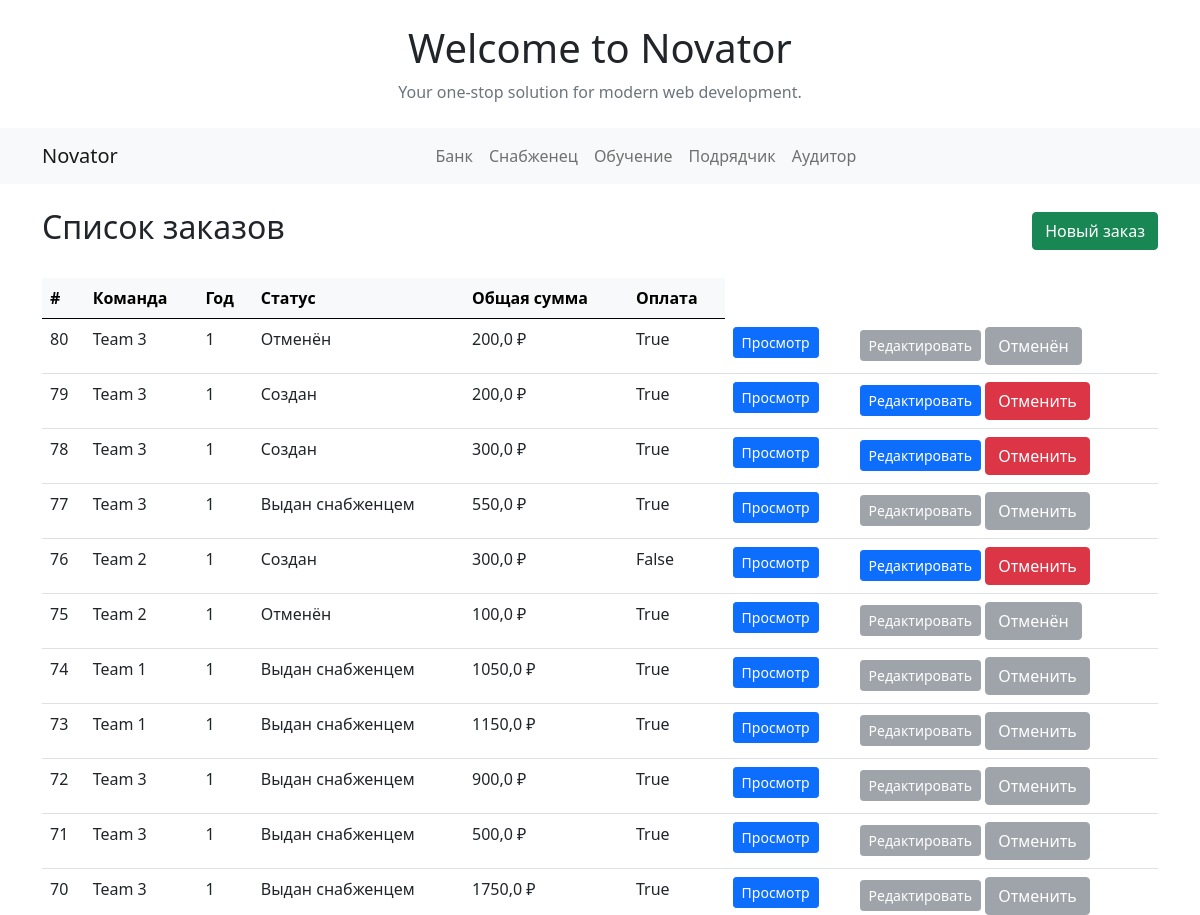
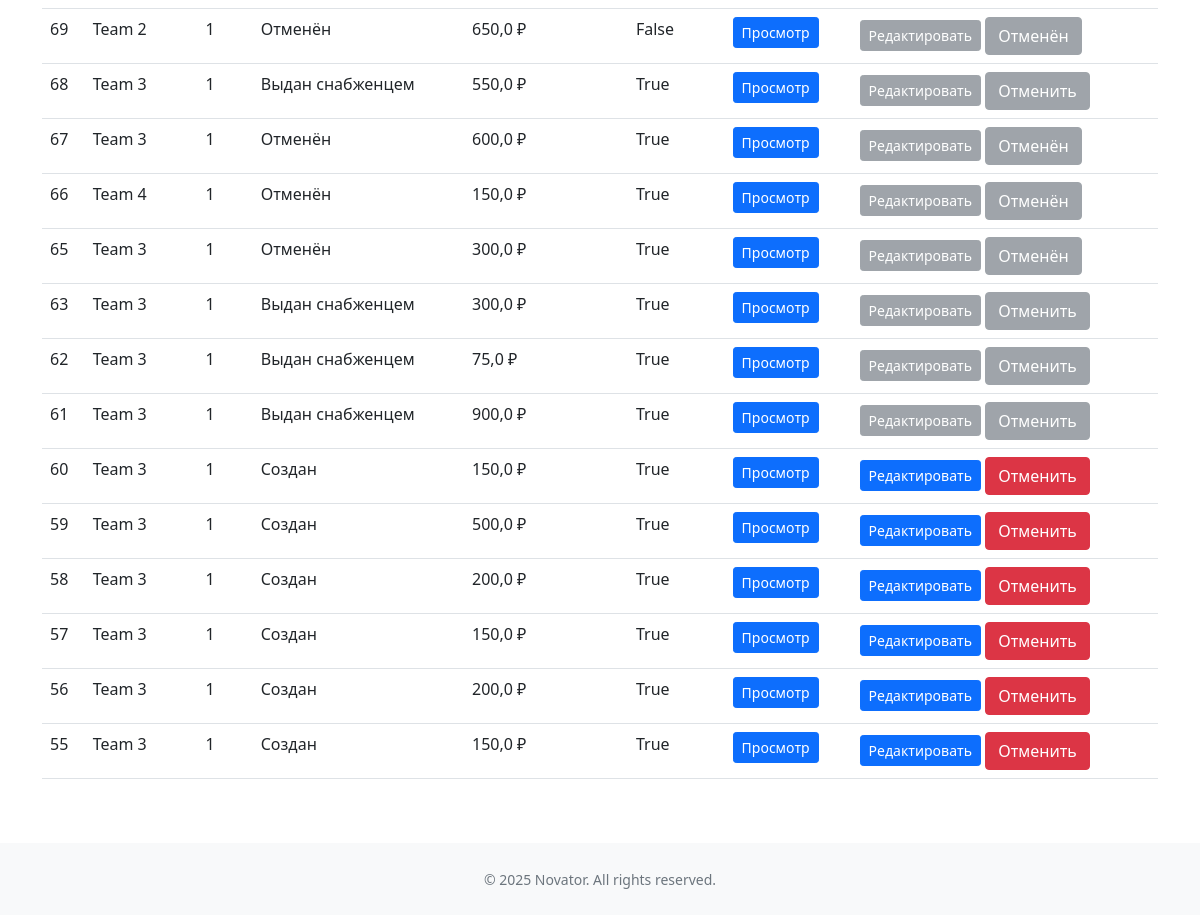
The page /bank/zakaz_list/ (signed in) on the database as committed earlier (2 pictures, top to bottom).
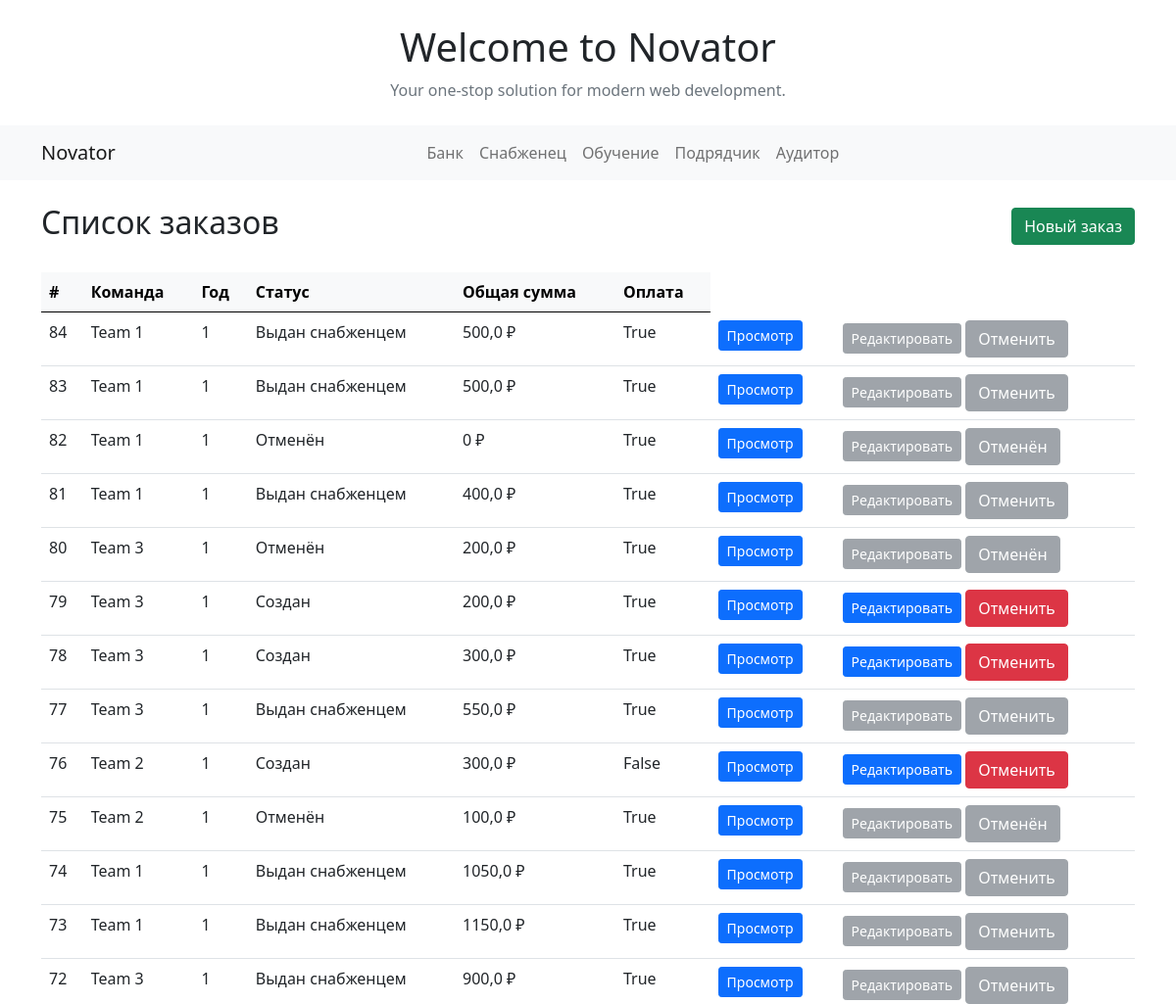
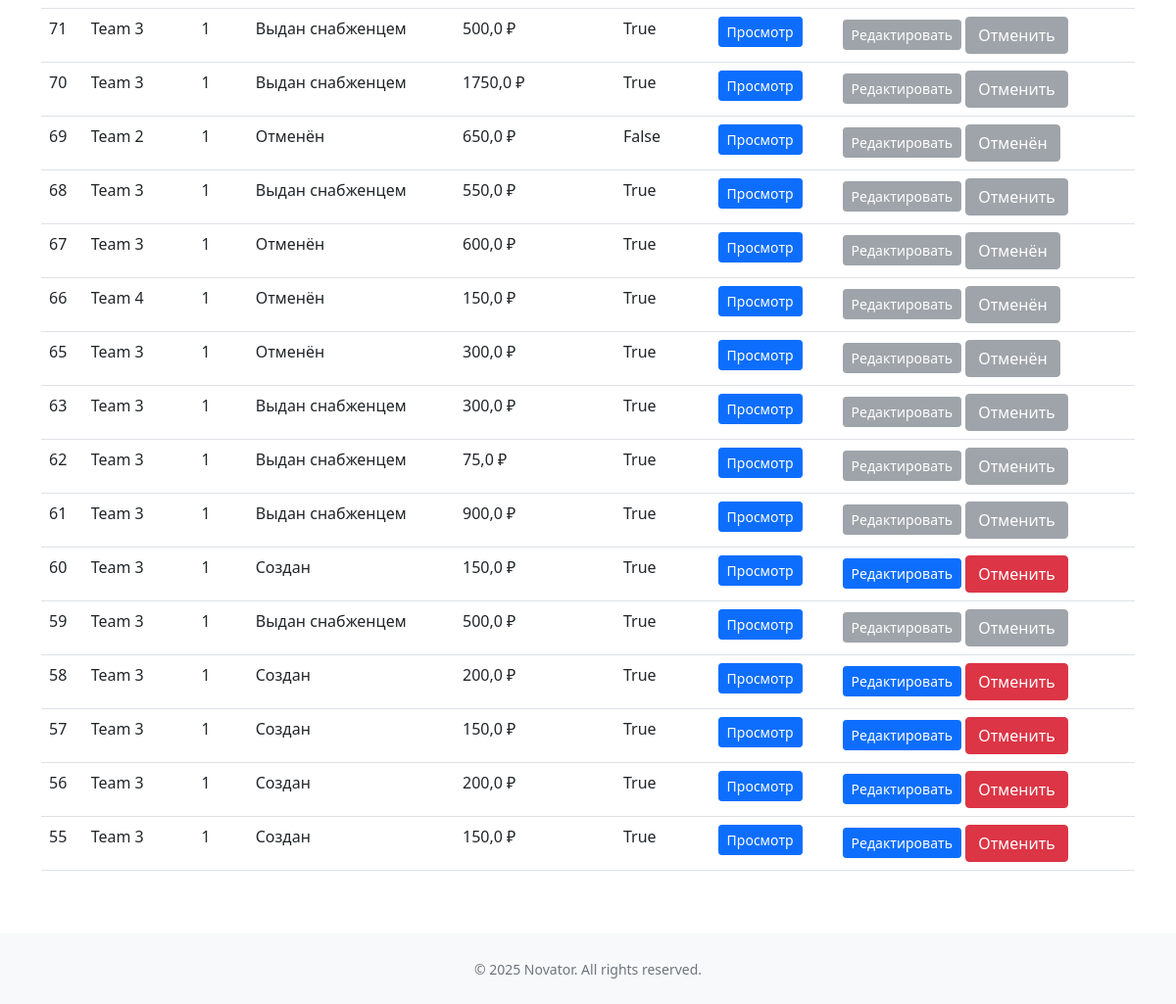
The same page on the database as committed later (2 pictures, top to bottom).
### bank/models.py (models this page shows, shortened)
class Zakaz(models.Model):
    team = models.ForeignKey(Team, on_delete=models.CASCADE)
    year = models.IntegerField(verbose_name='Год заказа')
    month = models.IntegerField(verbose_name='Месяц заказа', null=True)
    payment = models.BooleanField(default=False, verbose_name='Оплачено')
    issued = models.BooleanField(default=False, verbose_name='Выдано')
    status = models.ForeignKey(Status, on_delete=models.SET_NULL, null=True, blank=True, verbose_name='Статус заказа')
    description = models.TextField(blank=True, verbose_name='Описание заказа')
    def get_total_sum(self):
        items = self.zakazitem_set.all()
        return sum(item.get_total() for item in items)

class ZakazItem(models.Model):
    zakaz = models.ForeignKey(Zakaz, on_delete=models.CASCADE)
    material = models.ForeignKey(Material, on_delete=models.CASCADE)
    price = models.FloatField(max_length=10)
    quantity = models.IntegerField()
    koeff = models.FloatField(max_length=10, default=1.0)
    refund = models.BooleanField(default=False, verbose_name='Возврат')
    profit_val = models.FloatField(max_length=10, default=0, verbose_name='Прибыль')
    profit_koeff = models.FloatField(max_length=10, default=0, verbose_name='Коэффициент прибыли')
    def get_total(self):
        return self.quantity * self.price

### main/models.py (models this page shows, shortened)
class Team(models.Model):
    name = models.CharField(max_length=100, verbose_name='Имя команды')
    slug = models.SlugField(max_length=100)
    status = models.BooleanField(default=False, verbose_name='Активно')

class Status(models.Model):
    name = models.CharField(max_length=20, verbose_name='Статус')

### bank/views.py (the view)
# urls.py: path('zakaz_list/', views.zakaz_list, name='zakaz_list'),
@login_required
def zakaz_list(request):
    if request.GET.get('team'):
        zakazy = Zakaz.objects.filter(team=request.GET.get('team')).order_by('-id')
    else:
        zakazy = Zakaz.objects.all().order_by('-id')
    return render(request, 'bank/zakaz_list.html', {'zakazy': zakazy})

### templates/bank/zakaz_list.html (shortened to what this page needs)
{% extends 'base.html' %}
{% block content %}
<div class="container mt-4">
    <div class="d-flex justify-content-between align-items-center mb-4">
        <h2>Список заказов</h2>
        <a href="{% url 'bank:create_zakaz' %}" class="btn btn-success">
             Новый заказ
        </a>
    </div>
    {% if zakazy %}
        <div class="table-responsive">
            <table class="table table-hover">
                <thead class="table-light">
                    <tr>
                        <th>#</th>
                        <th>Команда</th>
                        <th>Год</th>
                        <th>Статус</th>
                        <th>Общая сумма</th>
                        <th>Оплата</th>
                    </tr>
                </thead>
                <tbody>
                    {% for zakaz in zakazy %}
                    <tr>
                        <td>{{ zakaz.id }}</td>
                        <td>{{ zakaz.team.name }}</td>
                        <td>{{ zakaz.year }}</td>
                        <td>{{ zakaz.status.name }}</td>
                        <td>{{ zakaz.get_total_sum }} ₽</td>
                        <td>{{ zakaz.payment }}</td>
                        <td>
                            <div class="btn-group" role="group">
                                <a href="{% url 'bank:zakaz_detail' zakaz.id %}"
                                   class="btn btn-sm btn-primary">
                                     Просмотр
                                </a>
                            </div>
                        </td>
                        <td>
                            <div class="btn-group" role="group">
                            {% if zakaz.status.pk == 3 %}
                                <button class="btn btn-sm btn-secondary" disabled>
                                     Редактировать
                                </button>
                            {% elif zakaz.status.pk == 4 %}
                                <button class="btn btn-sm btn-secondary" disabled>
                                     Редактировать
                                </button>
                            {% else %}
                                <a href="{% url 'bank:zakaz_edit' zakaz.id %}"
                                   class="btn btn-sm btn-primary">
                                     Редактировать
                                </a>
                            {% endif %}
                            </div>
                            <div class="btn-group" role="group">
                            <form action="{% url 'bank:zakaz_otmena' zakaz.id %}" method="post" style="display:inline;">
                            {% if zakaz.status.pk == 4 %}
                            <button type="submit" class="btn btn-secondary" disabled>Отменён</button>
                            {% elif zakaz.status.pk == 3 %}
                            <button type="submit" class="btn btn-secondary" disabled>Отменить</button>
                            {% else %}
                            <button type="submit" class="btn btn-danger" onclick="return confirm('Отменить заказ #{{ zakaz.id }}?');">Отменить</button>
                            {% endif %}
                            </form>
                            </div>
                        </td>
                    </tr>
                    {% endfor %}
                </tbody>
            </table>
        </div>
    {% else %}
        <div class="alert alert-info" role="alert">
            <i class="fas fa-info-circle"></i> Список заказов пуст.
            <a href="{% url 'bank:create_zakaz' %}" class="alert-link">Создать новый заказ</a>
        </div>
    {% endif %}
</div>
{% endblock %}

### templates/base.html (shortened to what this page needs)
{% load static %}
<!DOCTYPE html>
<html lang="en">
<head>
    {% block head %}
    <link href="{% static 'css/bootstrap.css' %}" rel="stylesheet">
    {% endblock %}
</head>
<body>
    <header>
        <div class="container my-4">
  <h1 class="text-center">Welcome to Novator</h1>
  <p class="text-center text-muted">Your one-stop solution for modern web development.</p>
</div>
        {% block nav %}
        <nav class="navbar navbar-expand-lg navbar-light bg-light">
  <div class="container">
    <a class="navbar-brand" href="#">Novator</a>
    <div class="collapse navbar-collapse" id="navbarNav">
      <ul class="navbar-nav mx-auto">
        <li class="nav-item">
          <a class="nav-link" href="{% url 'bank:bank_list' %}">Банк</a>
        </li>
        <li class="nav-item">
          <a class="nav-link" href="{% url 'mtr:index' %}">Снабженец</a>
        </li>
        <li class="nav-item">
          <a class="nav-link" href="#">Обучение</a>
        </li>
        <li class="nav-item">
          <a class="nav-link" href="#">Подрядчик</a>
        </li>
        <li class="nav-item">
          <a class="nav-link" href="#">Аудитор</a>
        </li>
      </ul>
    </div>
  </div>
</nav>
        {% endblock %}
    </header>
    <main>
        {% block content %}{% endblock %}
    </main>
    {% block footer %}
    <footer class="bg-light py-4 mt-5">
  <div class="container text-center">
    <small class="text-muted">&copy; {{ year|default:2025 }} Novator. All rights reserved.</small>
  </div>
</footer>
    {% endblock %}
</body>
</html>

Rows that differ between the two databases and show on the page:
added Zakaz: id "84", team.name "Team 1", year "1", status.name "Выдан снабженцем", get_total_sum "500,0", payment "True", shows "Редактировать", shows "Отменить"
added Zakaz: id "83", team.name "Team 1", year "1", status.name "Выдан снабженцем", get_total_sum "500,0", payment "True", shows "Редактировать", shows "Отменить"
added Zakaz: id "82", team.name "Team 1", year "1", status.name "Отменён", get_total_sum "0", payment "True", shows "Редактировать"
added Zakaz: id "81", team.name "Team 1", year "1", status.name "Выдан снабженцем", get_total_sum "400,0", payment "True", shows "Редактировать", shows "Отменить"
changed Zakaz id 59: status.name "Создан" → "Выдан снабженцем"; status_id 1 → 3 (drawn)
